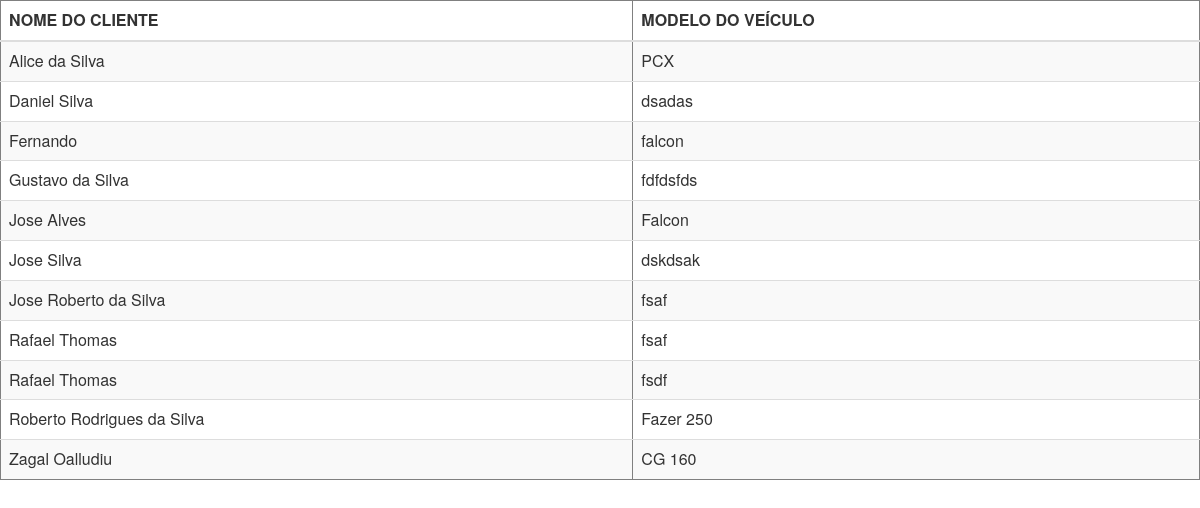
Screenshot of /controllers/busca.php with the database file from the repository.
### tables this page shows
CREATE TABLE IF NOT EXISTS `clientes` (
  `id` int(11) NOT NULL AUTO_INCREMENT,
  `nome` varchar(200) NOT NULL,
  `sobrenome` varchar(200) NOT NULL,
  `cpf` varchar(20) NOT NULL,
  `cep` varchar(12) NOT NULL,
  `rua` varchar(200) NOT NULL,
  `bairro` varchar(200) NOT NULL,
  `cidade` varchar(200) NOT NULL,
  `telefone` varchar(20) NOT NULL,
  `celular` varchar(20) NOT NULL,
  `marca` varchar(200) NOT NULL,
  `modelo` varchar(200) NOT NULL,
  `placa` varchar(20) NOT NULL,
  `km` varchar(200) NOT NULL,
  `orcamento` varchar(200) DEFAULT NULL,
  PRIMARY KEY (`id`)
);

### class/Conexao.class.php (called while the page is built, shortened)
<?php
	class Conexao {
		protected $pdo = null;
		function __construct($pdo = null) {
			$this->pdo = $pdo;
		}
		public function conectar() {
			try {
				$this->pdo = new PDO("mysql:host=localhost;dbname=atacado",
								"root",
								"",
								array(PDO::MYSQL_ATTR_INIT_COMMAND => "SET NAMES utf8"));
			} catch (PDOException $e) {
				print "Error!: " . $e->getMessage() . "<br/>";
				die();
			}
		}
		public function desconectar() {
			$this->pdo = null;
		}
		public function select($sql){
			$stmt = $this->pdo->prepare($sql);
			$stmt->execute();
			return $stmt->fetchAll(PDO::FETCH_ASSOC);
		}
}
?>

### controllers/busca.php (the view, shortened to what this page needs)
<link rel="stylesheet" href="../bootstrap1/css/bootstrap.css">
<?php
$parametro = isset($_POST['pesquisaCliente']) ? $_POST['pesquisaCliente'] : null;
$msg = "";
$msg .= " <table class='table table-striped' border='1'>";
$msg .= "	<thead>";
$msg .= "		<tr>";
$msg .= "			<th scope='col'>NOME DO CLIENTE</th>";
$msg .= "			<th scope='col'>MODELO DO VEÍCULO</th>";
$msg .= "		</tr>";
$msg .= "	</thead>";
$msg .= "	<tbody>";
require_once('../class/Conexao.class.php');
try {
    $pdo = new Conexao();
    $resultado = $pdo->select("SELECT * FROM clientes WHERE nome LIKE '$parametro%' ORDER BY nome ASC");
} catch (PDOException $e) {
    echo $e->getMessage();
}
if (count($resultado)) {
    foreach ($resultado as $res) {
        $msg .= "				<tr>";
        $msg .= "					<td>" . $res['nome'] . " " . $res['sobrenome'];"</td>";
        $msg .= "					<td>" . $res['modelo'] . "</td>";
        $msg .= "				</tr>";
    }
} else {
    $msg = "";
    $msg .= "Nenhum resultado foi encontrado...";
}
$msg .= "	</tbody>";
$msg .= "</table>";
echo $msg;
?>

### rows the page displays
clientes: nome "Alice", sobrenome "da Silva", modelo "PCX"
clientes: nome "Daniel", sobrenome "Silva", modelo "dsadas"
clientes: nome "Fernando", modelo "falcon"
clientes: nome "Gustavo", sobrenome "da Silva", modelo "fdfdsfds"
clientes: nome "Jose", sobrenome "Alves", modelo "Falcon"
clientes: nome "Jose", sobrenome "Silva", modelo "dskdsak"
clientes: nome "Jose Roberto", sobrenome "da Silva", modelo "fsaf"
clientes: nome "Rafael", sobrenome "Thomas", modelo "fsaf"
clientes: nome "Rafael", sobrenome "Thomas", modelo "fsdf"
clientes: nome "Roberto Rodrigues", sobrenome "da Silva", modelo "Fazer 250"
clientes: nome "Zagal", sobrenome "Oalludiu", modelo "CG 160"
